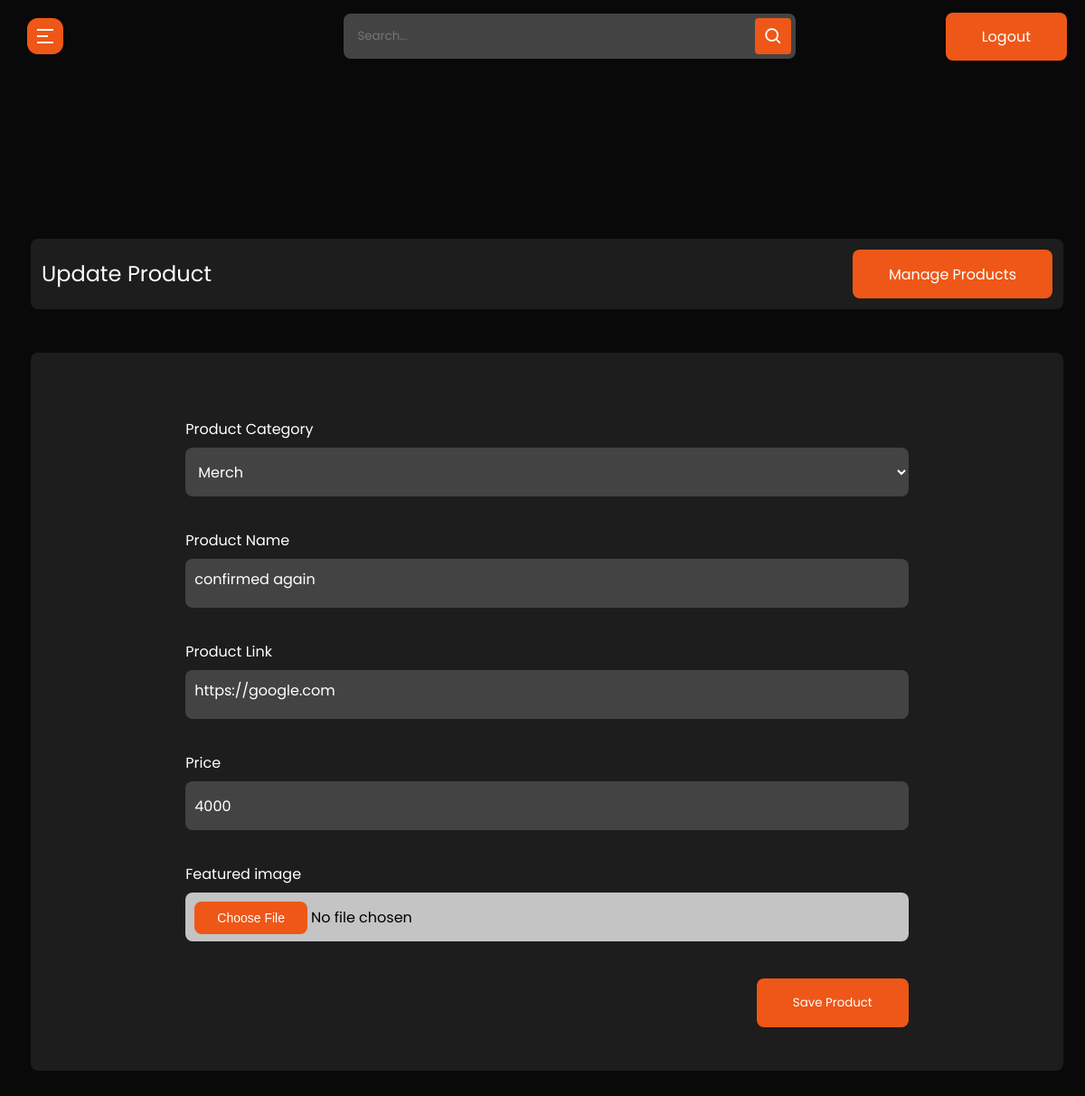
The app's page /update-product/554ad9f1-d4c6-4f4a-adc1-e9e2877a7772 (signed in) with its own data.
### cms/models.py (models this page shows, shortened)
class Product(models.Model):
    id = models.UUIDField(default=uuid.uuid4, unique=True, primary_key=True, editable=False)
    product_category = models.ForeignKey(ProductCategory, on_delete=models.CASCADE)
    product_name = models.TextField(null=True, blank=True)
    product_link = models.TextField(null=True, blank=True)
    price = models.IntegerField(default=0)
    featured_image = models.ImageField(null=True, blank=True, default="default.png", upload_to="product_images/")

### cms/decorators.py (the view)
        def wrapper_func(request, *args, **kwargs):
            group = None
            if request.user.groups.exists():
                group = request.user.groups.all()[0].name
            if group in allowed_roles:
                return view_func(request, *args, **kwargs)
            else:
                return redirect("unauthorized-page")

### cms/forms.py
class ProductUpdateForm(forms.ModelForm):
    class Meta:
        model = Product
        fields = '__all__'
    def __init__(self, *args, **kwargs):
        super().__init__(*args, **kwargs)
        self.fields['product_category'].widget.attrs.update({'class':"input-field"}, required=True)
        self.fields['product_name'].widget.attrs.update({'class':"input-field"}, required=True)
        self.fields['product_link'].widget.attrs.update({'class':"input-field"}, required=True)
        self.fields['price'].widget.attrs.update({'class':"input-field"}, required=True)
        self.fields['featured_image'].widget.attrs.update({'class':"input-field"})

### cms/models.py (called while the page is built)
    def __str__(self):
        return self.name

### cms/views.py (called while the page is built)
@login_required(login_url='admin-login')
@allowed_user(allowed_roles=['admin'])
@admin_only
def update_product(request, id):
    template_name = 'cms/admin-store/edit.html'
    product = get_object_or_404(Product, id=id)
    form = ProductUpdateForm(instance=product)
    if request.method == 'POST':
        form = ProductUpdateForm(request.POST, request.FILES, instance=product)
        if form.is_valid():
            form.save()
            messages.success(request, f"Product updated successfully")
            return redirect('admin-product')
        messages.error(request, f"Unable to update product, Try again")
        return redirect("update-product", id)
    else:
        form = ProductUpdateForm(instance=product)
    context = {'form':form}
    return render(request, template_name, context)

### cms/templates/cms/admin-store/edit.html (shortened to what this page needs)
{% extends 'admin_base.html' %}
{% load static %}
{% block content %}
    <section class="panel-section" style="margin-top:-700px">
      <div class="panel-content">
        <div class="page-wrapper admin-wrapper">
              <section class="alt-nav">
                  <h4>Update Product</h4>
                  <a href="{% url 'admin-product' %}" class="btn">Manage Products</a>
              </section>
              <div class="content-container">
                  <section class="add-product">
                      <div class="fields-wrapper">
                          <form action="" method="post" enctype="multipart/form-data">
                                <div>
                                    <label for="productName">Product Category</label>
                                    {{ form.product_category }}
                                </div>
                                <div>
                                    <label for="productName">Product Name</label>
                                    {{ form.product_name }}
                                </div>
                                <div>
                                    <label for="productLink">Product Link</label>
                                    {{form.product_link}}
                                </div>
                                <div>
                                    <label for="price">Price</label>
                                    {{form.price}}
                                </div>
                                <div>
                                    {% for field in form %}
                                        {% if field.field.widget.input_type == "file" %}
                                            <label for="">{{field.label}}</label>
                                            <input type="{{field.field.widget.input_type}}" name="{{field.name}}" id="{{field.id}}" value="{{field.value}}" class="input-field">
                                        {% endif %}
                                    {% endfor %}
                                </div>
                                <button class="btn" type="submit" name="submit-btn" style="margin-top: 5px;">Save Product</button>
                          </form>
                      </div>
                  </section>
              </div>
        </div>
      </div>
    </section>
  {% endblock content %}

### static/css/style.css (style rules this page uses)
html { scroll-behavior: smooth; }
* { margin: 0; padding: 0; -webkit-box-sizing: border-box; box-sizing: border-box; }
body { font-family: "Poppins", sans-serif; background-color: #0a0909; color: #fff; max-width: 1440px; margin: auto; }
.page-wrapper { padding: 0 24px; }
h4 { font-size: clamp(20px, 3vw, 24px); }
h2, h4, h5 { line-height: 1.2; }
a { text-decoration: none; color: #fff; }
.btn { padding: 15px 40px; border: 0px; border-radius: 8px; background-color: #ee5717; font-family: "Poppins", sans-serif; -webkit-transition: 0.3s; transition: 0.3s; height: 54px; width: auto; }
a.btn { text-decoration: none; color: #fff; }
button { color: #fff; font-family: "Poppins", sans-serif; }
.input-field, textarea { background-color: #434343; color: #fff; padding: 10px; height: 54px; outline: none; border: none; border-radius: 8px; font-size: 16px; font-family: "poppins", sans-serif; width: 80%; }
textarea { height: 150px; resize: none; }
section.alt-nav { margin-top: 60px; }

### static/css/admin.css (style rules this page uses)
* { font-family: "Poppins", sans-serif; }
button { outline: none; border: unset; }
.alt-nav { width: 100%; display: -webkit-box; display: -ms-flexbox; display: flex; -webkit-box-pack: justify; -ms-flex-pack: justify; justify-content: space-between; -webkit-box-align: center; -ms-flex-align: center; align-items: center; padding: 12px; background-color: #1D1D1D; border-radius: 8px; margin-top: 24px; }
.alt-nav h4 { font-weight: 400; }
.content-container { background-color: #1D1D1D; margin: 48px 0; border-radius: 8px; }
.add-product .fields-wrapper { display: -webkit-box; display: -ms-flexbox; display: flex; -webkit-box-orient: vertical; -webkit-box-direction: normal; -ms-flex-direction: column; flex-direction: column; -webkit-box-align: center; -ms-flex-align: center; align-items: center; padding-top: 48px; }
.add-product .fields-wrapper form { width: 80%; }
.add-product .fields-wrapper form div { display: -webkit-box; display: -ms-flexbox; display: flex; -webkit-box-orient: vertical; -webkit-box-direction: normal; -ms-flex-direction: column; flex-direction: column; margin-bottom: 36px; }
.add-product .fields-wrapper form .input-field, .add-product .fields-wrapper form textarea { margin-top: 8px; width: 100%; }
.add-product .fields-wrapper form button { float: right; }
.add-product .fields-wrapper form { width: 70%; margin-top: 24px; }
.add-product .fields-wrapper input[type=file] { background-color: #C4C4C4; color: #000; }
.add-product .fields-wrapper button { margin-bottom: 48px; }

### static/css/sidebar.css (style rules this page uses)
.panel-section { position: relative; min-height: 100vh; width: calc(100% - 240px); left: 240px; transition: all 0.5s ease; }
.panel-section .panel-content { position: relative; padding-top: 104px; }
@media (max-width: 1240px) { .panel-section { width: calc(100% - 10px); left: 10px; } }

### records on screen
Product: product_category "Merch", product_name "confirmed again", product_link "https://google.com", price "4000"

### other values on screen
{{ field.label }} "Featured image"
